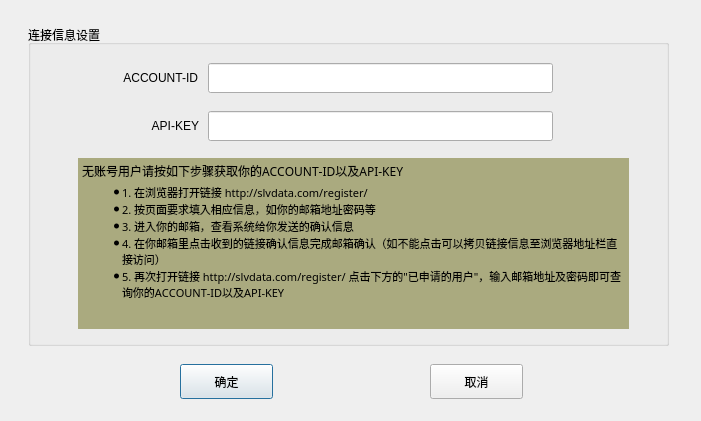
<?xml version="1.0" encoding="UTF-8"?>
<ui version="4.0">
 <class>Dialog</class>
 <widget class="QDialog" name="Dialog">
  <property name="geometry">
   <rect>
    <x>0</x>
    <y>0</y>
    <width>701</width>
    <height>421</height>
   </rect>
  </property>
  <property name="windowTitle">
   <string>连接设置</string>
  </property>
  <widget class="QGroupBox" name="groupBox">
   <property name="geometry">
    <rect>
     <x>28</x>
     <y>25</y>
     <width>641</width>
     <height>321</height>
    </rect>
   </property>
   <property name="title">
    <string>连接信息设置</string>
   </property>
   <property name="alignment">
    <set>Qt::AlignLeading|Qt::AlignLeft|Qt::AlignTop</set>
   </property>
   <widget class="QLabel" name="label">
    <property name="geometry">
     <rect>
      <x>90</x>
      <y>88</y>
      <width>81</width>
      <height>25</height>
     </rect>
    </property>
    <property name="text">
     <string>API-KEY</string>
    </property>
    <property name="alignment">
     <set>Qt::AlignRight|Qt::AlignTrailing|Qt::AlignVCenter</set>
    </property>
   </widget>
   <widget class="QLabel" name="label_2">
    <property name="geometry">
     <rect>
      <x>79</x>
      <y>40</y>
      <width>91</width>
      <height>25</height>
     </rect>
    </property>
    <property name="layoutDirection">
     <enum>Qt::LeftToRight</enum>
    </property>
    <property name="text">
     <string>ACCOUNT-ID</string>
    </property>
    <property name="alignment">
     <set>Qt::AlignRight|Qt::AlignTrailing|Qt::AlignVCenter</set>
    </property>
   </widget>
   <widget class="QLineEdit" name="lineEdtAPIKEY">
    <property name="geometry">
     <rect>
      <x>180</x>
      <y>86</y>
      <width>345</width>
      <height>30</height>
     </rect>
    </property>
   </widget>
   <widget class="QLineEdit" name="lineEdtAccountID">
    <property name="geometry">
     <rect>
      <x>180</x>
      <y>38</y>
      <width>345</width>
      <height>30</height>
     </rect>
    </property>
   </widget>
   <widget class="QTextBrowser" name="textBrowser">
    <property name="geometry">
     <rect>
      <x>50</x>
      <y>133</y>
      <width>551</width>
      <height>171</height>
     </rect>
    </property>
    <property name="font">
     <font>
      <family>Agency FB</family>
      <pointsize>8</pointsize>
      <italic>false</italic>
      <kerning>false</kerning>
     </font>
    </property>
    <property name="frameShape">
     <enum>QFrame::NoFrame</enum>
    </property>
    <property name="frameShadow">
     <enum>QFrame::Plain</enum>
    </property>
    <property name="html">
     <string>&lt;!DOCTYPE HTML PUBLIC &quot;-//W3C//DTD HTML 4.0//EN&quot; &quot;http://www.w3.org/TR/REC-html40/strict.dtd&quot;&gt;
&lt;html&gt;&lt;head&gt;&lt;meta name=&quot;qrichtext&quot; content=&quot;1&quot; /&gt;&lt;style type=&quot;text/css&quot;&gt;
p, li { white-space: pre-wrap; }
&lt;/style&gt;&lt;/head&gt;&lt;body style=&quot; font-family:'Agency FB'; font-size:8pt; font-weight:400; font-style:normal;&quot; bgcolor=&quot;#aaaa7f&quot;&gt;
&lt;p style=&quot; margin-top:6px; margin-bottom:0px; margin-left:0px; margin-right:0px; -qt-block-indent:0; text-indent:0px;&quot;&gt;&lt;span style=&quot; font-family:'Microsoft YaHei'; font-size:9pt; color:#000000;&quot;&gt;无账号用户请按如下步骤获取你的ACCOUNT-ID以及API-KEY&lt;/span&gt;&lt;/p&gt;
&lt;ul style=&quot;margin-top: 0px; margin-bottom: 0px; margin-left: 0px; margin-right: 0px; -qt-list-indent: 1;&quot;&gt;&lt;li style=&quot; font-family:'Microsoft YaHei';&quot; style=&quot; margin-top:4px; margin-bottom:0px; margin-left:0px; margin-right:0px; -qt-block-indent:0; text-indent:0px;&quot;&gt;1. 在浏览器打开链接 http://slvdata.com/register/&lt;/li&gt;
&lt;li style=&quot; font-family:'Microsoft YaHei';&quot; style=&quot; margin-top:0px; margin-bottom:0px; margin-left:0px; margin-right:0px; -qt-block-indent:0; text-indent:0px;&quot;&gt;2. 按页面要求填入相应信息，如你的邮箱地址密码等&lt;/li&gt;
&lt;li style=&quot; font-family:'Microsoft YaHei';&quot; style=&quot; margin-top:0px; margin-bottom:0px; margin-left:0px; margin-right:0px; -qt-block-indent:0; text-indent:0px;&quot;&gt;3. 进入你的邮箱，查看系统给你发送的确认信息&lt;/li&gt;
&lt;li style=&quot; font-family:'Microsoft YaHei';&quot; style=&quot; margin-top:0px; margin-bottom:0px; margin-left:0px; margin-right:0px; -qt-block-indent:0; text-indent:0px;&quot;&gt;4. 在你邮箱里点击收到的链接确认信息完成邮箱确认（如不能点击可以拷贝链接信息至浏览器地址栏直接访问）&lt;/li&gt;
&lt;li style=&quot; font-family:'Microsoft YaHei';&quot; style=&quot; margin-top:0px; margin-bottom:20px; margin-left:0px; margin-right:0px; -qt-block-indent:0; text-indent:0px;&quot;&gt;5. 再次打开链接 http://slvdata.com/register/ 点击下方的&amp;quot;已申请的用户&amp;quot;，输入邮箱地址及密码即可查询你的ACCOUNT-ID以及API-KEY&lt;/li&gt;&lt;/ul&gt;&lt;/body&gt;&lt;/html&gt;</string>
    </property>
   </widget>
  </widget>
  <widget class="QPushButton" name="pushBtnOK">
   <property name="geometry">
    <rect>
     <x>180</x>
     <y>364</y>
     <width>93</width>
     <height>35</height>
    </rect>
   </property>
   <property name="text">
    <string>确定</string>
   </property>
  </widget>
  <widget class="QPushButton" name="pushBtnCancel">
   <property name="geometry">
    <rect>
     <x>430</x>
     <y>364</y>
     <width>93</width>
     <height>35</height>
    </rect>
   </property>
   <property name="text">
    <string>取消</string>
   </property>
  </widget>
 </widget>
 <resources/>
 <connections/>
</ui>
